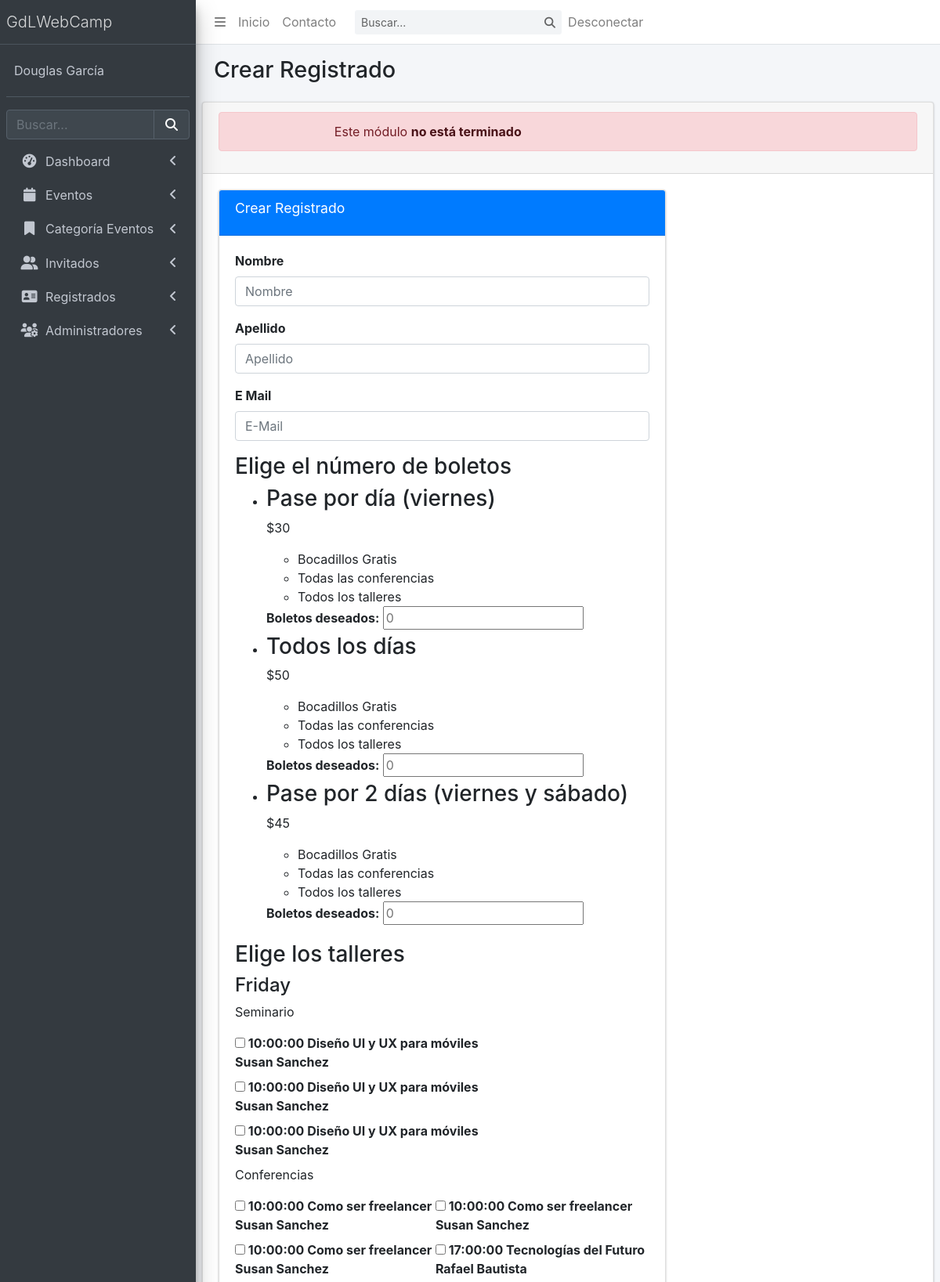
The app's page /admin/crear-registro.php (signed in, upper part) with its own data.
### tables this page shows
CREATE TABLE `eventos` (
  `evento_id` tinyint(10) NOT NULL,
  `nombre_evento` varchar(60) NOT NULL,
  `fecha_evento` date NOT NULL,
  `hora_evento` time NOT NULL,
  `id_cat_evento` tinyint(10) NOT NULL,
  `id_inv` tinyint(4) NOT NULL,
  `clave` varchar(10) DEFAULT NULL,
  `editado` datetime DEFAULT NULL
);

CREATE TABLE `invitados` (
  `invitado_id` tinyint(10) NOT NULL,
  `nombre_invitado` varchar(30) NOT NULL,
  `apellido_invitado` varchar(30) NOT NULL,
  `descripcion` text NOT NULL,
  `url_imagen` varchar(50) NOT NULL,
  `editado` datetime DEFAULT NULL
);

### admin/crear-registro.php (the view, shortened to what this page needs)
<?php
      include_once 'templates/header.php';
?>
<body class="hold-transition sidebar-mini">
<div class="wrapper">
<?php include_once 'templates/barra.php' ?>
 <?php include_once 'templates/navegacion.php' ?>
  <div class="content-wrapper">
    <section class="content-header">
      <div class="container-fluid">
        <div class="row mb-2">
          <div class="col-sm-6">
            <h1>Crear Registrado</h1>
          </div>
        </div>
      </div>
    </section>
    <section class="content">
      <div class="card">
        <div class="card-header">
          <h3 class="card-title">Nuevo Registrado</h3>
          <div class="card-tools">
            <button type="button" class="btn btn-tool" data-card-widget="collapse" title="Collapse">
            </button>
            <button type="button" class="btn btn-tool" data-card-widget="remove" title="Remove">
            </button>
          </div>
          <div class="alert alert-danger" role="alert">
              Este módulo <span class="alert-link">no está terminado</span>
          </div>
        </div>
        <div class="row">
          <div class="col-md-8">
            <div class="card-body">
              <div class="card card-primary">
                <div class="card-header">
                  <h3 class="card-title">Crear Registrado</h3>
                </div>
                <form method="post" name="guardar-registro" id="guardar-registro" action="modelo-registrado.php">
                  <div class="card-body">
                    <div class="form-group">
                      <label for="usuario">Nombre</label>
                      <input type="text" class="form-control" id="nombre_registrado" name="nombre" placeholder="Nombre">
                    </div>
                    <div class="form-group">
                      <label for="usuario">Apellido</label>
                      <input type="text" class="form-control" id="apellido_registrado" name="apellido" placeholder="Apellido">
                    </div>
                    <div class="form-group">
                      <label for="usuario">E Mail</label>
                      <input type="email" class="form-control" id="email_registrado" name="email" placeholder="E-Mail">
                    </div>
                    <div class="form-group">
                      <div id="paquetes" class="paquetes">
                        <h3>Elige el número de boletos</h3>
                        <ul class="lista-precios clearfix">
                            <li>
                                  <div class="tabla-precio">
                                      <h3>Pase por día (viernes)</h3>
                                      <p class="numero">$30</p>
                                      <ul>
                                        <li>Bocadillos Gratis</li>
                                        <li>Todas las conferencias</li>
                                        <li>Todos los talleres</li>
                                      </ul>
                                      <div class="orden">
                                          <label for="pase_dia">Boletos deseados:</label>
                                          <input type="number" min="0" id="pase_dia" size="3" name="boletos[un_dia][cantidad]" placeholder="0">
                                      </div>
                                  </div>
                            </li>
                            <li>
                                  <div class="tabla-precio">
                                      <h3>Todos los días</h3>
                                      <p class="numero">$50</p>
                                      <ul>
                                        <li>Bocadillos Gratis</li>
                                        <li>Todas las conferencias</li>
                                        <li>Todos los talleres</li>
                                      </ul>
                                      <div class="orden">
                                          <label for="pase_completo">Boletos deseados:</label>
                                          <input type="number" min="0" id="pase_completo" size="3" name="boletos[completo][cantidad]" placeholder="0">
                                      </div>
                                  </div>
                            </li>
                            <li>
                                  <div class="tabla-precio">
                                      <h3>Pase por 2 días (viernes y sábado)</h3>
                                      <p class="numero">$45</p>
                                      <ul>
                                        <li>Bocadillos Gratis</li>
                                        <li>Todas las conferencias</li>
                                        <li>Todos los talleres</li>
                                      </ul>
                                      <div class="orden">
                                          <label for="pase_dosdias">Boletos deseados:</label>
                                          <input type="number" min="0" id="pase_dosdias" size="3" name="boletos[2dias][cantidad]" placeholder="0">
                                      </div>
                                  </div>
                            </li>
                        </ul>
                      </div>
                    </div>
                    <div class="form-group">
                      <div class="box-header with-border">
                        <h3 class="box-title">Elige los talleres</h3>
                        <div id="eventos" class="eventos clearfix">
                                 <div class="caja">
                                        <?php
                                            try {
                                                $sql = "SELECT eventos.*, categoria_evento.`cat_evento`, invitados.`nombre_invitado`, invitados.`apellido_invitado` ";
                                                $sql .= " FROM eventos ";
                                                $sql .= " JOIN categoria_evento ";
                                                $sql .= " ON eventos.`id_cat_evento` = categoria_evento.`id_categoria` ";
                                                $sql .= " JOIN invitados ";
                                                $sql .= " ON eventos.`id_inv` = invitados.`invitado_id` ";
                                                $sql .= " ORDER BY eventos.`fecha_evento`, eventos.`id_cat_evento`, eventos.`hora_evento` ";
                                                $resultado = $conn->query($sql);
                                            } catch (Exception $e) {
                                                echo $e->getMessage();
                                            }
                                            $eventos_dias = array();
                                            while($eventos = $resultado->fetch_assoc()) {
                                                $fecha = $eventos['fecha_evento'];
                                                $dia_semana = strftime("%A", strtotime($fecha));
                                                $categoria = $eventos['cat_evento'];
                                                $dia = array(
                                                    'nombre_evento' => $eventos['nombre_evento'],
                                                    'hora' => $eventos['hora_evento'],
                                                    'id' => $eventos['evento_id'],
                                                    'nombre_invitado' => $eventos['nombre_invitado'],
                                                    'apellido_invitado' => $eventos['apellido_invitado']
                                                );
                                                $eventos_dias[$dia_semana]['eventos'][$categoria][] = $dia;
                                            }
                                        ?>
                                        <?php foreach($eventos_dias as $dia => $eventos) { ?>
                                           <div id="<?php echo str_replace('á', 'a', $dia); ?>" class="contenido-dia clearfix">
                                               <h4><?php echo $dia; ?></h4>
                                               <?php foreach($eventos['eventos'] as $tipo => $evento_dia): ?>
                                                   <div>
                                                         <p><?php echo $tipo; ?></p>
                                                         <?php foreach($evento_dia as $evento) { ?>
                                                           <label>
                                                                <input type="checkbox" name="registro[]" id="<?php echo $evento['id']; ?>" value="<?php echo $evento['id']; ?>">
                                                                <time><?php echo $evento['hora']; ?></time> <?php echo $evento['nombre_evento']; ?>
                                                                <br>
                                                                <span class="autor"><?php echo $evento['nombre_invitado'] . " "  . $evento['apellido_invitado']; ?></span>
                                                           </label>
                                                        <?php }  ?>
                                                   </div>
                                               <?php endforeach; ?>
                                           </div>
                                       <?php  } ?>
                                   </div>
                             </div>
                      </div>
                    </div>
                  </div>
                </form>
              </div>
            </div>
          </div>
        </div>
      </div>
    </section>
  </div>
 <?php include_once 'templates/footer.php' ?>

### records on screen
eventos: hora_evento "10:00:00", nombre_evento "Diseño UI y UX para móviles", id_inv.nombre_invitado "Susan", id_inv.apellido_invitado "Sanchez"
eventos: hora_evento "10:00:00", nombre_evento "Diseño UI y UX para móviles", id_inv.nombre_invitado "Susan", id_inv.apellido_invitado "Sanchez"
eventos: hora_evento "10:00:00", nombre_evento "Diseño UI y UX para móviles", id_inv.nombre_invitado "Susan", id_inv.apellido_invitado "Sanchez"
eventos: hora_evento "10:00:00", nombre_evento "Como ser freelancer", id_inv.nombre_invitado "Susan", id_inv.apellido_invitado "Sanchez"
eventos: hora_evento "10:00:00", nombre_evento "Como ser freelancer", id_inv.nombre_invitado "Susan", id_inv.apellido_invitado "Sanchez"
eventos: hora_evento "10:00:00", nombre_evento "Como ser freelancer", id_inv.nombre_invitado "Susan", id_inv.apellido_invitado "Sanchez"
eventos: hora_evento "17:00:00", nombre_evento "Tecnologías del Futuro", id_inv.nombre_invitado "Rafael", id_inv.apellido_invitado "Bautista"

### other values on screen
$_SESSION['nombre'] "Douglas García"
$dia "Friday"
$tipo "Seminario"
$tipo "Conferencias"
